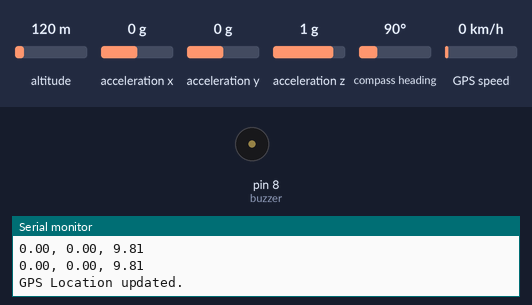
A sketch run on a simulated Arduino Uno, built with avr-gcc and run on an emulated ATmega328P. Parts: buzzer (waves = sounding), the last lines printed to the serial monitor. The test bench sets the inputs (shaded band); at power-on: acceleration x 0 g, acceleration y 0 g, acceleration z 1 g, altitude 120 m, compass heading 90°, GPS speed 0 km/h. The GPS gets a fix after 3 s at 37.7749, -122.4194 with 8 satellites; the modem accepts every AT command (registered, SIM ready, sends succeed) and sends nothing else.

Above: at 3.2 s.
3.3 s: acceleration x set to -1.4 g
At 6.0 s:
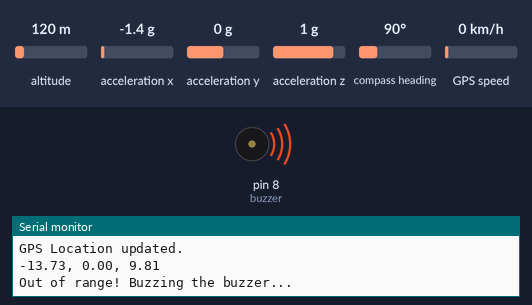
8.1 s: acceleration y set to -1.4 g
13.4 s: acceleration z set to -1.4 g
Timing chart, 0 to 25.7 s (numbered marks = the images above; inputs shaded):
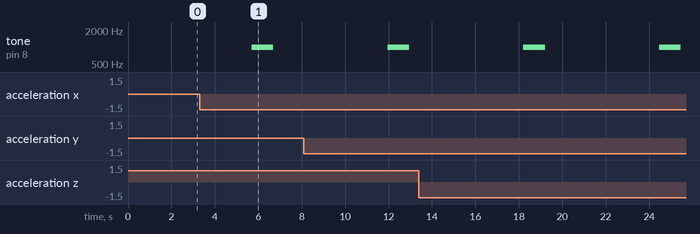

Measured:
- after the input at 3.3 s, tone on pin 8 (buzzer): silent → 1000 Hz after 2.4 s, → silent 1.0 s later

The sketch:

main.ino
```cpp
#include <Wire.h>
#include <Adafruit_Sensor.h>
#include <Adafruit_ADXL345_U.h>
#include <SoftwareSerial.h>
#include <TinyGPS++.h>

#define ADXL345_ADDRESS (0x53) // ADXL345 sensor I2C address
#define buzzer 8 // Define the pin number for the buzzer
#define MIN_X -8   // Minimum threshold for x-axis
#define MAX_X 8    // Maximum threshold for x-axis
#define MIN_Y -8    // Minimum threshold for y-axis
#define MAX_Y 8    // Maximum threshold for y-axis
#define MIN_Z 4    // Minimum threshold for z-axis
#define MAX_Z 15    // Maximum threshold for z-axis

#define SIM800_TX_PIN 9
#define SIM800_RX_PIN 10
#define PHONE_NUMBER "<YOUR_PHONE_NUMBER>" // Change to your phone number

Adafruit_ADXL345_Unified accel = Adafruit_ADXL345_Unified(ADXL345_ADDRESS);
SoftwareSerial mySerial(SIM800_TX_PIN, SIM800_RX_PIN);

static const int RXPin = 2, TXPin = 3; // GPS module pins
static const uint32_t GPSBaud = 9600;

TinyGPSPlus gps;
SoftwareSerial ss(RXPin, TXPin);

void setup() {
  Serial.begin(9600);
  while (!Serial);

  mySerial.begin(9600);
  Serial.println("Initializing SIM800C...");
  delay(1000);
  mySerial.println("AT");
  delay(1000);
  mySerial.println("SIM800C initialized.");

  Serial.println("Initializing ADXL345...");
  if (!accel.begin()) {
    Serial.println("Couldn't find ADXL345 sensor");
    while (1);
  }
  Serial.println("ADXL345 sensor found!");
  accel.setRange(ADXL345_RANGE_16_G);

  ss.begin(GPSBaud); // Start GPS module
}

void loop() {
  // Read accelerometer data
  sensors_event_t event;
  accel.getEvent(&event);

  float x = event.acceleration.x ;
  float y = event.acceleration.y ;
  float z = event.acceleration.z ;

  // Serial.print("Acceleration (X, Y, Z): ");
   Serial.print(x);
   Serial.print(", ");
   Serial.print(y);
   Serial.print(", ");
   Serial.println(z);

  // Check if accelerometer readings are out of range
  if (x < MIN_X || x > MAX_X || y < MIN_Y || y > MAX_Y || z < MIN_Z || z > MAX_Z) {
    Serial.println("Out of range! Buzzing the buzzer...");
    tone(buzzer, 1000); // Generate sound
    delay(1000); // Sound duration
    noTone(buzzer); // Stop sound
    delay(1000); // Pause before sending SMS
    sendSMSWithGPS();
  }

  // Check for GPS data
  while (ss.available() > 0) {
    if (gps.encode(ss.read())) {
      // Do nothing here, just read all available characters from GPS module
    }

  }


  // Check if GPS location is updated
  if (gps.location.isUpdated()) {
    Serial.println("GPS Location updated.");
    sendSMSWithGPS();

  }

  delay(1000); // Delay for stability
}

void sendSMSWithGPS() {
  if (gps.location.isValid()) {
    mySerial.println("AT+CMGF=1"); // Set SMS mode to text
    delay(100);
    mySerial.print("AT+CMGS=\""); // Start SMS sending command
    mySerial.print(PHONE_NUMBER); // Set the phone number
    mySerial.println("\"");
    delay(100);
    mySerial.println("EMERGENCY ALERT MESSAGE");
    mySerial.println("Vehicle owner- <OWNER_NAME>");
    mySerial.println("Vehicle number- <VEHICLE_PLATE>");
    mySerial.println("Accident Location");
    mySerial.print("Latitude: "); // Include latitude in SMS
    mySerial.println(gps.location.lat(), 6);
    delay(100);
    mySerial.print("Longitude: "); // Include longitude in SMS
    mySerial.println(gps.location.lng(), 6);
    delay(100);
    mySerial.println((char)26); // End SMS
    delay(1000); // Wait for SMS to send
  } else {
    Serial.println("GPS location is not valid.");
  }
}
void displayInfo()
{
  Serial.print(F("Location: "));
  if (gps.location.isValid())
  {
    Serial.print(gps.location.lat(), 6);
    Serial.print(F(","));
    Serial.print(gps.location.lng(), 6);
  }
  else
  {
    Serial.print(F("INVALID"));
  }

  Serial.print(F("  Date "));
  if (gps.date.isValid())
  {
    Serial.print(gps.date.month());
    Serial.print(F("/"));
    Serial.print(gps.date.day());
    Serial.print(F("/"));
    Serial.print(gps.date.year());
  }
  else
  {
    Serial.print(F("INVALID"));
  }


  Serial.println();
}
```
